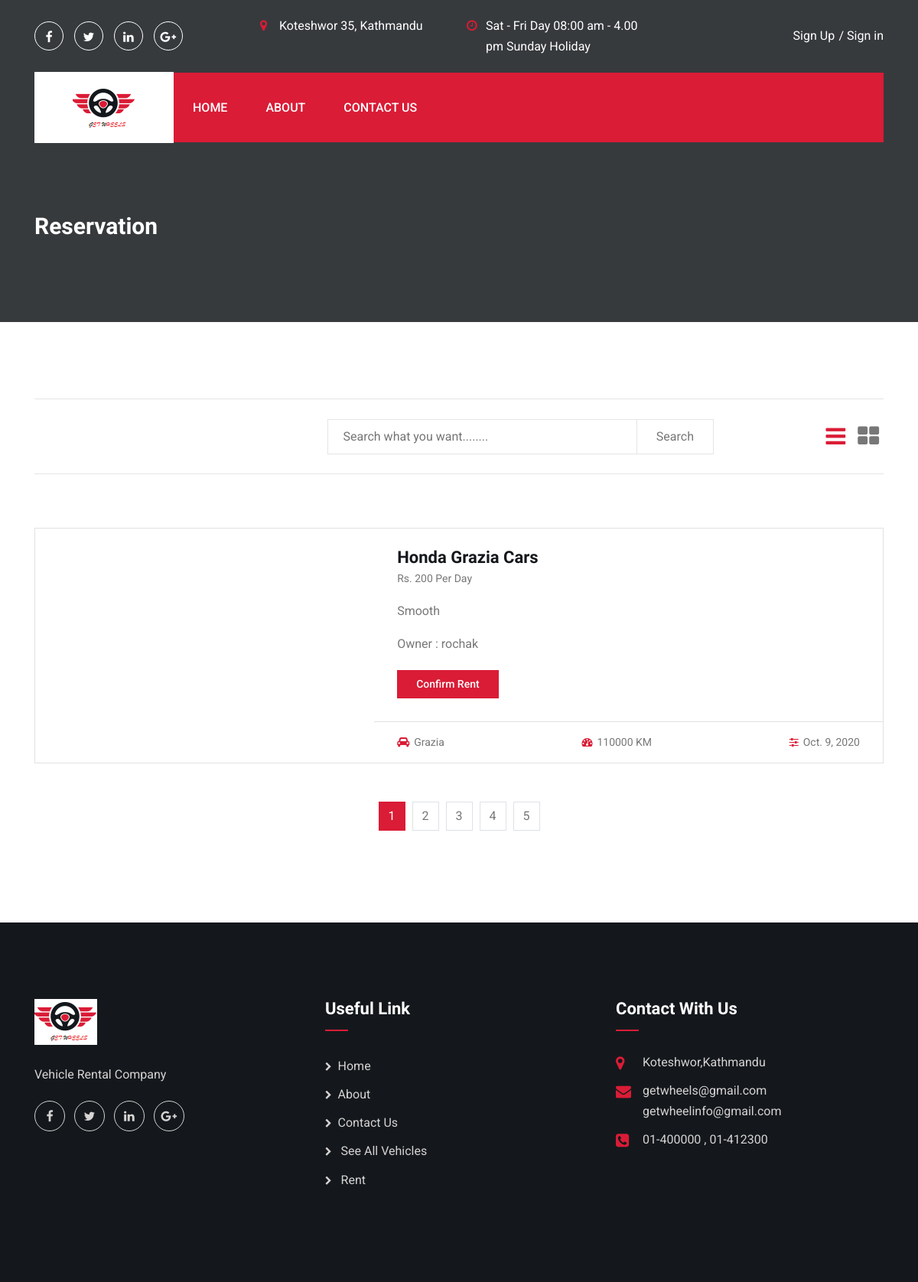
Page /available/ on the committed database.
### home/models.py (models this page shows, shortened)
class VehicleAvailable(models.Model):
    user = models.ForeignKey(settings.AUTH_USER_MODEL,on_delete=models.CASCADE,default=None,null=True)
    type = models.TextField()
    manufacturer_company = models.TextField(max_length=100)
    model = models.TextField(max_length=100)
    pickup = models.TextField(max_length=300)
    dropup = models.TextField(max_length=300)
    available_till_time = models.TimeField(null= True,blank=True)
    available_till_date = models.DateField()
    description = models.TextField(max_length=500)
    image = models.TextField()
    priceph = models.IntegerField()
    km_travelled = models.IntegerField()
    slug  = models.SlugField(unique=True)
    ordered = models.BooleanField(default=False)
    terms = models.BooleanField(default=False)
    def get_absolute_url(self):
        return reverse("home:reservation", kwargs={'slug': self.slug})

### home/views.py (the view)
# urls.py: path('available/',views.Available.as_view(),name='available'),
class Available(BaseView): #/available  #sell all vehicle available
    def get(self,request):
        self.template_context['avehicles'] = VehicleAvailable.objects.all()
        query = request.GET.get('query')
        if query is not None and query != '': #search
            self.template_context['search_result'] = VehicleAvailable.objects.filter(
                Q(type__icontains=query)| Q(model__icontains=query) |Q(manufacturer_company__startswith=query)|
                Q(manufacturer_company__endswith=query)
            )
            self.template_context['search_for'] = query
            return render(request, 'search-list.html', self.template_context)
        else:
            return render(request,'car-list-two.html',self.template_context)

### home/forms.py
class ConsultaionForm(ModelForm):
    class Meta:
        model = Consultaion
        fields = '__all__'

### home/templates/car-list-two.html (shortened to what this page needs)
{% extends 'base.html' %}
{% load static %}
{% block content %}
<section class="inner-page-banner bg_img overlay-3" data-background="{%static 'assets/images/inner-page-bg.jpg' %}">
    <div class="container">
        <div class="row">
            <div class="col-md-12">
                <h2 class="page-title">Reservation</h2>
            </div>
        </div>
    </div>
</section>
<section class="car-search-section pt-120 pb-120">
    <div class="container">
        <div class="row">
            <div class="col-lg-12">
                <div class="car-search-filter-area">
                    <div class="car-search-filter-form-area">
                        <form class="car-search-filter-form">
                            <div class="row justify-content-between">
                                <div class="col-lg-4 col-md-5 col-sm-6">
                                </div>
                                <div class="col-lg-7 col-md-7 col-sm-6 d-flex">
                                    <input type="text" name="query" id="car_search"
                                           placeholder="Search what you want........">
                                    <button class="search-submit-btn">Search</button>
                                </div>
                            </div>
                        </form>
                    </div>
                    <div class="view-style-toggle-area">
                        <button class="view-btn list-btn active"><i class="fa fa-bars"></i></button>
                        <button class="view-btn grid-btn"><i class="fa fa-th-large"></i></button>
                    </div>
                </div>
            </div>
        </div>
        <div class="row mt-70">
            <div class="col-lg-12">
                <div class="car-search-result-area list--view row mb-none-30">
                    {% for avehicle in avehicles %}
                    {% if avehicle.ordered == False %}
                    <div class="col-md-6 col-12">
                        <div class="car-item car-item--style2">
                            <div class="thumb bg_img" data-background="{{avehicle.image}}"></div>
                            <div class="car-item-body">
                                <div class="content">
                                    <h4 class="title">{{avehicle.manufacturer_company}} {{avehicle.model}}
                                        {{avehicle.type}}</h4>
                                    <span class="price"> Rs. {{avehicle.priceph}} per day</span>
                                    <p>{{avehicle.description}} </p>
                                    <p> Owner : {{avehicle.user}} </p>
                                    <a href="{{avehicle.get_absolute_url}}" class="cmn-btn">Confirm Rent</a>
                                </div>
                                <div class="car-item-meta">
                                    <ul class="details-list">
                                        <li><i class="fa fa-car"></i>{{avehicle.model}}</li>
                                        <li><i class="fa fa-tachometer"></i>{{avehicle.km_travelled}} KM</li>
                                        <li><i class="fa fa-sliders"></i>{{avehicle.available_till_date}}</li>
                                    </ul>
                                </div>
                            </div>
                        </div>
                    </div>
                    {% endif %}
                    {% endfor %}
                </div>
                <nav class="d-pagination" aria-label="Page navigation example">
                    <ul class="pagination justify-content-center">
                        <li class="page-item active"><a class="page-link" href="#">1</a></li>
                        <li class="page-item"><a class="page-link" href="#">2</a></li>
                        <li class="page-item"><a class="page-link" href="#">3</a></li>
                        <li class="page-item"><a class="page-link" href="#">4</a></li>
                        <li class="page-item"><a class="page-link" href="#">5</a></li>
                    </ul>
                </nav>
            </div>
        </div>
    </div>
</section>
{% endblock %}

### rows in the picture
VehicleAvailable: manufacturer_company "Honda", model "Grazia", type "Cars", priceph "200", description "Smooth", user "rochak", km_travelled "110000", available_till_date "Oct. 9, 2020"
